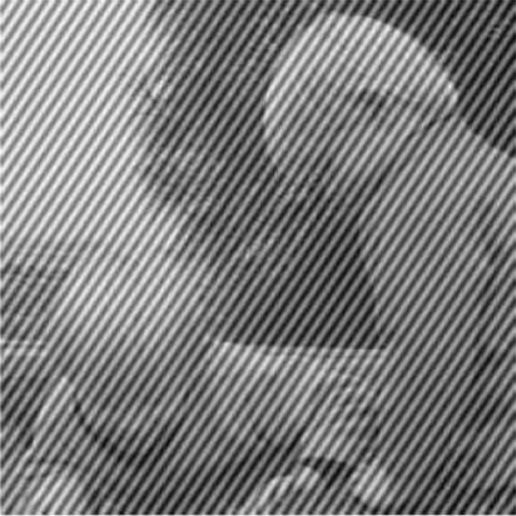
#> input picture practice_04/questation_01/image_03.png, 516 x 516 px
$ python code_01.py
#> lines starting #> are read from the running program, lines starting #| are printed output that depends on the picture
import cv2
import numpy as np

# ================== Global variables ==================
notch_points = []
radius = 12

# ================== Mouse callback ==================
def select_point(event, x, y, flags, param):
    if event == cv2.EVENT_LBUTTONDOWN:
        notch_points.append((x, y))
        print(f"Selected point: ({x}, {y})")

# ================== Load image ==================
img = cv2.imread("image_03.png", cv2.IMREAD_GRAYSCALE)
#> img is the input picture: shape (516, 516); min 2, max 252, mean 123.6
if img is None:
    raise ValueError("Image not found!")

rows, cols = img.shape
#> rows = 516; cols = 516

# ================== FFT ==================
fft = np.fft.fft2(img)
fft_shift = np.fft.fftshift(fft)

# ================== Magnitude Spectrum ==================
magnitude = np.log(np.abs(fft_shift) + 1)
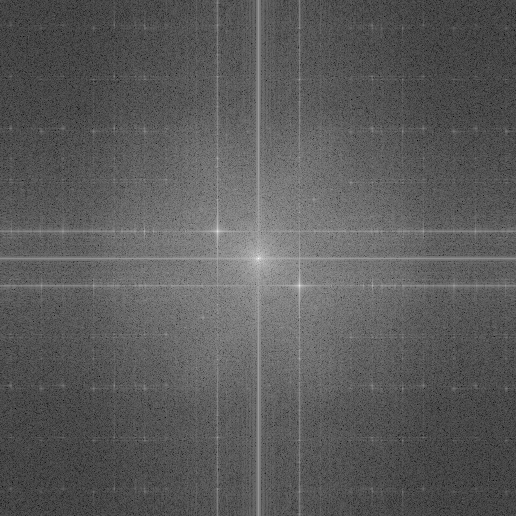
#> magnitude: shape (516, 516) float64; min 0.406, max 17.31, mean 6.46; drawn with min black and max white
magnitude = cv2.normalize(magnitude, None, 0, 255, cv2.NORM_MINMAX)
magnitude = magnitude.astype(np.uint8)

# ================== Mask ==================
mask = np.ones((rows, cols), np.uint8)

# ================== UI ==================
cv2.namedWindow("Fourier Spectrum")
cv2.setMouseCallback("Fourier Spectrum", select_point)

while True:
    display = cv2.cvtColor(magnitude, cv2.COLOR_GRAY2BGR)

    for (x, y) in notch_points:
        cv2.circle(display, (x, y), radius, (0, 0, 255), 1)
        cv2.circle(mask, (x, y), radius, 0, -1)

        # symmetric notch
        sx = cols - x
        sy = rows - y
        cv2.circle(display, (sx, sy), radius, (0, 0, 255), 1)
        cv2.circle(mask, (sx, sy), radius, 0, -1)
#> mask: shape (516, 516); every value is 1

    cv2.imshow("Fourier Spectrum", display)
    key = cv2.waitKey(1)
#> (key Esc is pressed here)

    if key == 13:  # Enter → apply filter
        break
    elif key == 27:  # Esc → exit
        cv2.destroyAllWindows()
        exit()
#> (the program exits here)

$ run again, with practice_04/questation_01/image_01.png copied over practice_04/questation_01/image_03.png
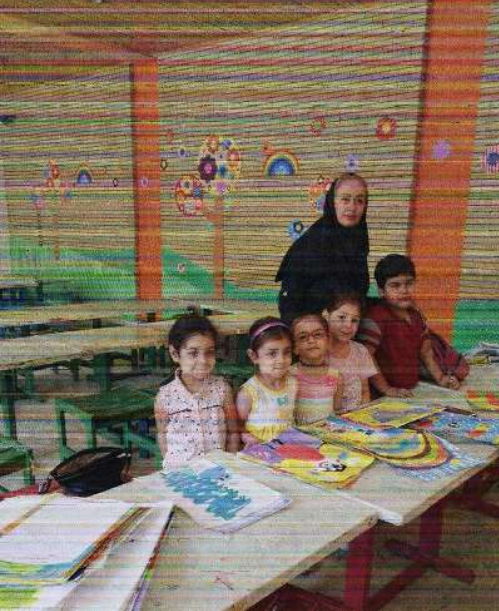
#> input picture practice_04/questation_01/image_01.png, 499 x 611 px
#> `img = cv2.imread("image_03.png", cv2.IMREAD_GRAYSCALE)`:
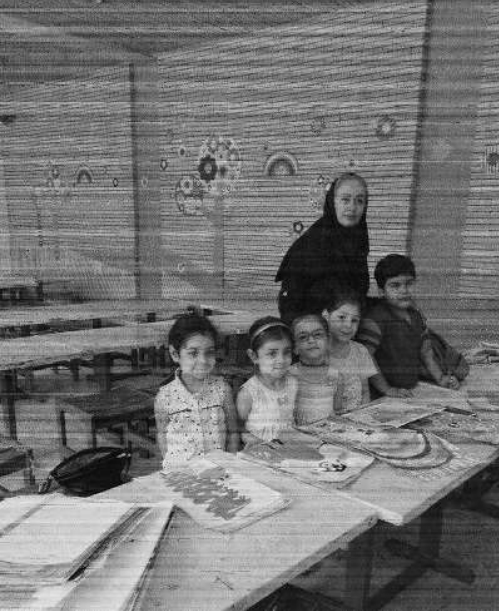
#> img: shape (611, 499); min 0, max 239, mean 114.7
#> `magnitude = np.log(np.abs(fft_shift) + 1)`:
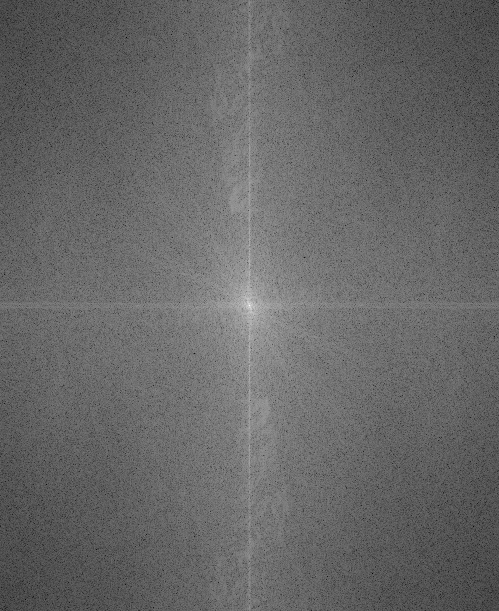
#> magnitude: shape (611, 499) float64; min 1.61, max 17.37, mean 8; drawn with min black and max white

$ run again, with practice_04/questation_01/image_02.png copied over practice_04/questation_01/image_03.png
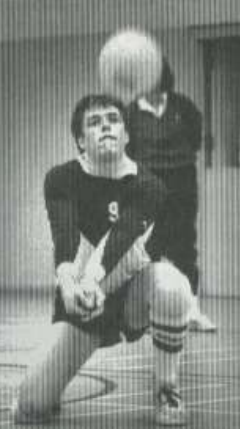
#> input picture practice_04/questation_01/image_02.png, 240 x 429 px
#> `magnitude = np.log(np.abs(fft_shift) + 1)`:
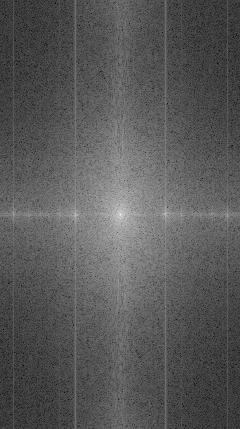
#> magnitude: shape (429, 240) float64; min 0.461, max 16.41, mean 6.05; drawn with min black and max white
